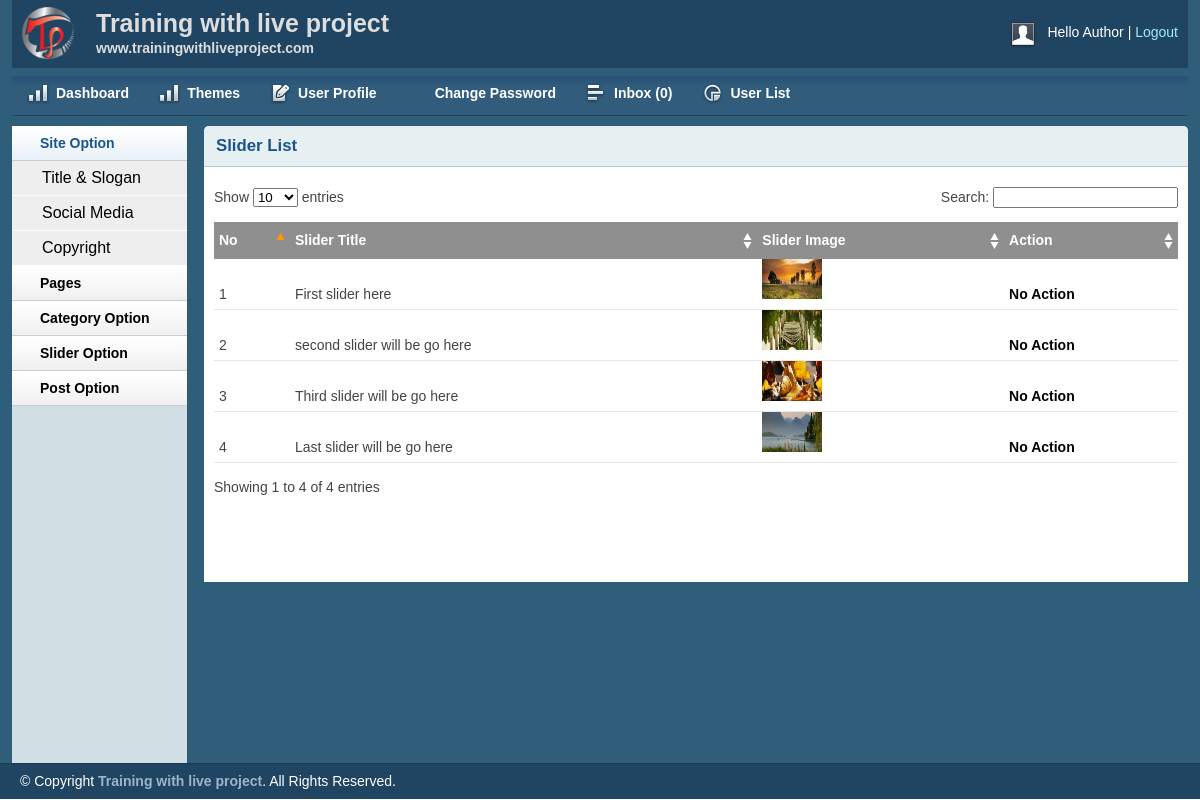
The page /admin/sliderlist.php (signed in) on the database its author committed.
### tables this page shows
CREATE TABLE IF NOT EXISTS `tbl_slider` (
`id` int(11) NOT NULL,
  `title` varchar(255) NOT NULL,
  `image` varchar(255) NOT NULL,
  `userid` int(11) NOT NULL
);

### lib/Session.php (called while the page is built, shortened)
<?php
class Session
{
	public static function get($key){
		if(isset($_SESSION[$key])){
			return $_SESSION[$key];
		}
		else{
			return false;
		}
	}
}
?>

### lib/Database.php (called while the page is built, shortened)
<?php
Class Database{
	public $host   = DB_HOST;
	public $user   = DB_USER;
	public $pass   = DB_PASS;
	public $dbname = DB_NAME;
	public $link;
	private function connectDB(){
	$this->link = new mysqli($this->host, $this->user, $this->pass, $this->dbname);
 }
	public function select($query){
		$result = $this->link->query($query) or die($this->link->error.__LINE__);
		if($result->num_rows > 0){
			return $result;
		} else {
			return false;
		}
	}
}

### admin/sliderlist.php (the view, shortened to what this page needs)
<?php include 'inc/aheader.php';?>
<?php include 'inc/asidebar.php';?>
        <div class="grid_10">
            <div class="box round first grid">
                <h2>Slider List</h2>
                <div class="block">
                    <table class="data display datatable" id="example">
					<thead>
						<tr>
							<th>No</th>
							<th>Slider Title</th>
					        <th>Slider Image</th>
							<th>Action</th>
						</tr>
					</thead>
					<tbody>
						<?php
						$query = "SELECT * FROM tbl_slider";
						     $Slider = $db->select($query);
						     if($Slider){
						     	$i = 0;
						     while($result = $Slider->fetch_assoc()){
						     		$i++; ?>
						<tr class="odd gradeX">
							<td><?php echo $i;?></td>
							<td><?php echo $result['title'];?></a></td>
						    <td><img src="<?php echo $result['image']; ?>" height ="40px" width ="60px" /></td>
							<td>
							<?php
                                if($result['userid'] == Session::get('userid') || Session::get('userrole') == '0' ){
                                ?>
								<a href="editslider.php?sliderid=<?php echo $result['id'];?>">Edit</a> || <a onclick="return confirm('Are you sure to Delete?');" href="delslider.php?delid=<?php echo $result['id'];?>">Delete</a>
							<?php }else {?>
								<a href="#">No Action</a>
							<?php }?>
								</td>
						</tr>
					<?php } }?>
					</tbody>
				</table>
               </div>
            </div>
        </div>
<?php include 'inc/afooter.php';?>

### admin/inc/aheader.php (shortened to what this page needs)
<?php
   include'../lib/Session.php';
?>
<?php include'../lib/Database.php';?>
<?php
   $db = new Database();
?>
<!DOCTYPE html>
<html>
<head>
    <link rel="stylesheet" type="text/css" href="css/reset.css" media="screen" />
    <link rel="stylesheet" type="text/css" href="css/text.css" media="screen" />
    <link rel="stylesheet" type="text/css" href="css/grid.css" media="screen" />
    <link rel="stylesheet" type="text/css" href="css/layout.css" media="screen" />
    <link rel="stylesheet" type="text/css" href="css/nav.css" media="screen" />
    <link href="css/table/demo_page.css" rel="stylesheet" type="text/css" />
</head>
<body>
    <div class="container_12">
        <div class="grid_12 header-repeat">
            <div id="branding">
                <div class="floatleft logo">
                    <img src="img/livelogo.png" alt="Logo" />
				</div>
				<div class="floatleft middle">
					<h1>Training with live project</h1>
					<p>www.trainingwithliveproject.com</p>
				</div>
                <div class="floatright">
                    <div class="floatleft">
                        <img src="img/img-profile.jpg" alt="Profile Pic" /></div>
                    <div class="floatleft marginleft10">
                        <ul class="inline-ul floatleft">
                            <li>Hello <?php $name = Session::get('username');
                                echo $name;
                            ?></li>
                            <li><a href="?action=logout">Logout</a></li>
                        </ul>
                    </div>
                </div>
            </div>
        </div>
        <div class="grid_12">
            <ul class="nav main">
                <li class="ic-dashboard"><a href="index.php"><span>Dashboard</span></a> </li>
                <li class="ic-dashboard"><a href="themes.php"><span>Themes</span></a> </li>
                <li class="ic-form-style"><a href="Profile.php"><span>User Profile</span></a></li>
				<li class="ic-typography"><a href="changepassword.php"><span>Change Password</span></a></li>
				<li class="ic-grid-tables"><a href="inbox.php"><span>Inbox
              <?php
                    $query1 = "select * from tbl_contuct_us where status = '0' ";
                        $message1 = $db->select($query1);
                        if($message1){
                            $count = mysqli_num_rows($message1);
                            echo "(".$count.")";
                        }else{
                            echo "(0)";
                        }
              ?>
                </span></a></li>
                <li class="ic-charts"><a href="userlist.php"><span>User List</span></a></li>
            </ul>
        </div>

### admin/inc/asidebar.php (shortened to what this page needs)
<div class="grid_2">
            <div class="box sidemenu">
                <div class="block" id="section-menu">
                    <ul class="section menu">
                       <li><a class="menuitem">Site Option</a>
                            <ul class="submenu">
                                <li><a href="titleslogan.php">Title & Slogan</a></li>
                                <li><a href="social.php">Social Media</a></li>
                                <li><a href="copyright.php">Copyright</a></li>
                            </ul>
                        </li>
                         <li><a class="menuitem">Pages</a>
                        </li>
                        <li><a class="menuitem">Category Option</a>
                        </li>
                        <li><a class="menuitem">Slider Option</a>
                        </li>
                        <li><a class="menuitem">Post Option</a>
                        </li>
                    </ul>
                </div>
            </div>
</div>

### admin/inc/afooter.php (shortened to what this page needs)
    </div>
    <div id="site_info">
        <p>
         &copy; Copyright <a href="http://trainingwithliveproject.com">Training with live project</a>. All Rights Reserved.
        </p>
    </div>
</body>
</html>

### admin/css/layout.css (style rules this page uses)
body { background: #fff none repeat scroll 0 0; color: #444; font-size: 14px; padding: 0; }
.floatleft { float:left; }
.logo img { margin-top: -15px; width: 52px; }
.middle { margin-left: 22px; margin-top: -14px; }
.middle h1 { color:#ddd;margin:0 }
.middle p { color: #ddd; margin: 0; font-weight: bold; }
.floatright { float:right; }
.inline-ul li { display:inline; color:#fff; }
.marginleft10 { margin-left:10px; }
a { color: #000; font-weight:bold; text-decoration: none; }
.container_12, .container_16 { background:#2E5E79; }
h1, h2, h3, h4, h5, h6 { line-height:1.2em; margin-bottom:.3em; }
h2 { margin-top:1em; }
#branding { font-weight: normal; margin-bottom: 0; padding: 22px 10px 3px; text-align: left; }
.header-repeat { background:url(../img/header-repeat.jpg) repeat-x; }
#branding a { color:#A1EAFF; font-weight:normal; }
#branding a:before { content:" | "; color:#fff; }
#branding ul, #branding ul li { margin:0px; padding:0px; }
#branding li { padding:0px 0px 0px 0px !important; }
.box { background:#fff; margin-bottom:20px; padding:10px 10px 10px 10px; margin-left:-8px; }
.box.grid { padding-bottom:40px; }
.box.round { -moz-border-radius: 5px 5px 0px 0px; -webkit-border-radius: 5px 5px 0px 0px; border-radius: 5px 5px 0px 0px; }
.box h2 { font-size:1.2em; font-weight:bold; color:#1B548D; background:#E6F0F3; margin:-10px -10px 0 -10px; padding:10px 12px; border-bottom:1px solid #B3CBD6; -moz-border-radius: 5px 5px 0px 0px; -webkit-border-radius: 5px 5px 0px 0px; border-radius: 5px 5px 0px 0px; }
.box.first { min-height: 406px; }
.block { padding-top:20px; }
.box.sidemenu { background-color:#D1DEE4; border-right:1px solid #3A5665; padding:0px; margin:0px; cursor:pointer; }
.box.sidemenu .block { padding-top:0px; margin-top:0px; }
p { margin-bottom:1em; }
ul, ol { padding-top:0; }
ul.menu { list-style:none; border-top:1px solid #bbb; }
ul.menu li { margin:0; }
ul.menu li a { display:block; padding:4px 10px; border-bottom:1px solid #ccc; }
ul.menu ul { list-style:none; margin:0; }
ul.menu ul li a { padding-left:30px; }
ul.section { border-top:0; margin-bottom:0; }
ul.section li a { background:url(../img/sidemenu-repeat.jpg) repeat-x; line-height:26px; padding-left:28px; }
ul.section li li a { background:#ddd; border-bottom:1px solid #eee; }
ul.section ul li { text-transform:none; }
ul.section ul.current li a { background: #eee none repeat scroll 0 0; border-bottom: 1px solid #fff; font-size: 16px; font-weight: normal; }
ul.section li a.current { color:#1B548D; background:url(../img/sidemenu-repeat-hover.jpg) repeat-x; }
#site_info { color:#fff; background:#204562; border-top:1px solid #1d3b53; padding-left:20px; }
#site_info p { line-height:35px; margin-bottom:0px; }
#site_info a { color:#9ab6cc; }
.block { padding-bottom:1px; }
table.display { margin: 0 auto; clear: both; width: 100%; }
.sorting_asc { background: #8f8f8f url(../img/table/sort_asc.png) no-repeat center right; padding:8px 5px; text-align:left; color:#fff; }
.sorting { background:#8f8f8f url(../img/table/sort_both.png) no-repeat center right; padding:8px 5px; text-align:left; color:#fff; }
tr.odd { height: 30px; line-height: 30px; border-bottom:1px solid #e6e6e6; }
tr.even { height: 30px; line-height: 30px; border-bottom:1px solid #e6e6e6; }
tr.odd td, tr.even td { padding-left:5px; }

### rows shown on the page
tbl_slider: title "First slider here", image (picture), shows "No Action"
tbl_slider: title "second slider will be go here", image (picture), shows "No Action"
tbl_slider: title "Third slider will be go here", image (picture), shows "No Action"
tbl_slider: title "Last slider will be go here", image (picture), shows "No Action"

### other values the page prints
$name "Author"
